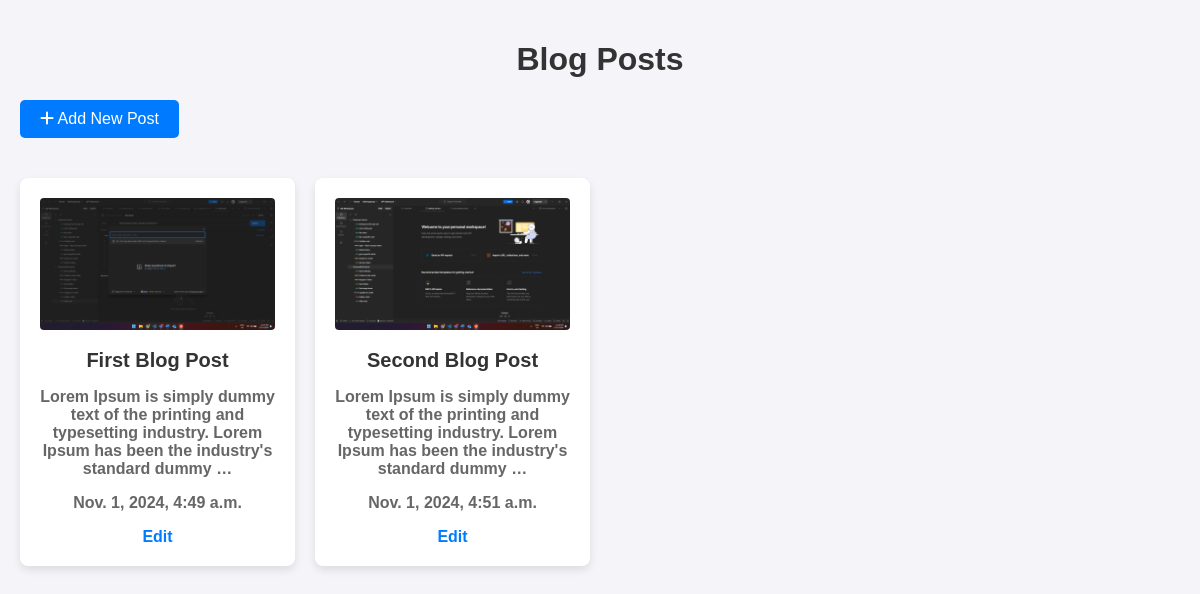
The page / on the database its author committed.
### formapp/models.py (models this page shows, shortened)
class BlogPost(models.Model):
    name = models.CharField(max_length=100)
    created_date = models.DateTimeField(auto_now_add=True)
    description = models.TextField()
    attachment = models.FileField(upload_to='media/', blank=True, null=True)

### formapp/views.py (the view)
# urls.py: path('', views.blog_post_list, name='blog_post_list'),
def blog_post_list(request):
    posts = BlogPost.objects.all()
    return render(request, 'blog_post_list.html', {'posts': posts})

### templates/blog_post_list.html (shortened to what this page needs)
<!DOCTYPE html>
<html lang="en">
<head>
    <link rel="stylesheet" href="https://cdnjs.cloudflare.com/ajax/libs/font-awesome/6.0.0-beta3/css/all.min.css">
</head>
<body>
    <h1>Blog Posts</h1>
    <a href="{% url 'blog_post_add' %}" class="add-post"><i class="fas fa-plus"></i> Add New Post</a>
    <div class="post-list">
        {% for post in posts %}
        <div class="post-card">
            <a href="{% url 'blog_post_detail' post.pk %}">
                {% if post.attachment %}
                <img src="{{ post.attachment.url }}" alt="{{ post.name }}">
                {% endif %}
                <h2>{{ post.name }}</h2>
                <p>{{ post.description|truncatewords:20 }}</p>
                <p>{{ post.created_date }}</p>
            </a>
            <a href="{% url 'blog_post_edit' post.pk %}">Edit</a>
        </div>
        {% endfor %}
    </div>
</body>
</html>

### templates/blog_post_list.html (style rules this page uses)
body { font-family: Arial, sans-serif; margin: 0; padding: 20px; background-color: #f4f4f9; }
h1 { text-align: center; color: #333; }
.post-list { display: grid; grid-template-columns: repeat(auto-fill, minmax(250px, 1fr)); gap: 20px; padding: 20px 0; }
.post-card { background: #fff; padding: 20px; border-radius: 8px; box-shadow: 0 4px 8px rgba(0, 0, 0, 0.1); text-align: center; }
.post-card img { max-width: 100%; height: auto; border-radius: 4px; margin-bottom: 15px; }
.post-card h2 { font-size: 1.25em; color: #333; margin: 0; }
.post-card p { color: #666; }
.post-card a { text-decoration: none; color: #007bff; font-weight: bold; }
.add-post { display: inline-block; margin: 0 auto 20px; padding: 10px 20px; color: #fff; background-color: #007bff; border-radius: 5px; text-align: center; text-decoration: none; transition: background-color 0.3s; }

### rows shown on the page
BlogPost: attachment (picture), name "First Blog Post", description "Lorem Ipsum is simply dummy text of the printing and typesetting industry. Lorem Ipsum has been the industry's standard dummy …", created_date "Nov. 1, 2024, 4:49 a.m."
BlogPost: attachment (picture), name "Second Blog Post", description "Lorem Ipsum is simply dummy text of the printing and typesetting industry. Lorem Ipsum has been the industry's standard dummy …", created_date "Nov. 1, 2024, 4:51 a.m."
